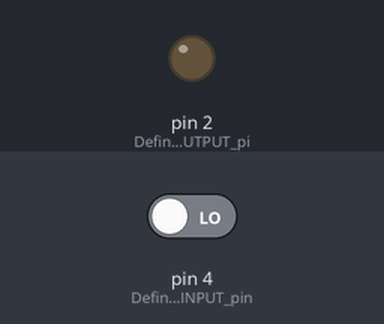
A sketch run on a simulated Arduino Uno, built with avr-gcc and run on an emulated ATmega328P. Parts: output pins drawn as LEDs (lit = HIGH). The test bench sets the inputs (shaded band); at power-on: pin 4 (Define_GPI04_as_INPUT_pin) LOW.

Above: at 1.2 s.
1.3 s: pin 4 (Define_GPI04_as_INPUT_pin) driven HIGH
At 1.8 s:
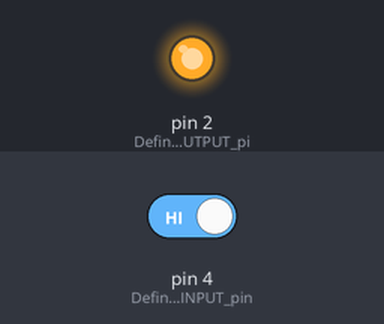
2.8 s: pin 4 (Define_GPI04_as_INPUT_pin) driven LOW
At 4.1 s:
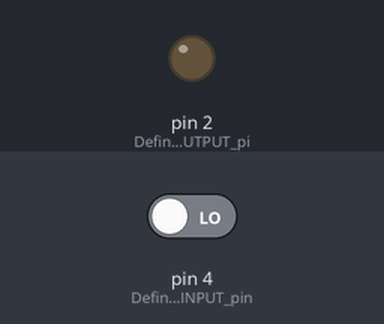
Timing chart, 0 to 5.8 s (numbered marks = the images above; inputs shaded):
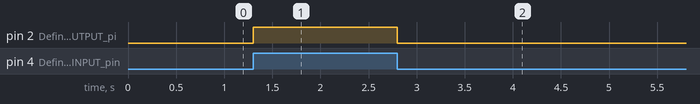

The sketch:

IOT_LEARNING_2.ino
```cpp
int sw_status; // Define Variable
void setup() {
  // put your setup code here, to run once:
  pinMode (2,OUTPUT); //Define GPI02 as OUTPUT pin
  pinMode (4,INPUT); // Define GPI04 as INPUT pin
}

void loop() {
  // put your main code here, to run repeatedly:
  sw_status = digitalRead(4);
  if(sw_status == 1) digitalWrite(2,HIGH);
  else digitalWrite (2,LOW);

}
```

Measured:
- after the input at 1.3 s, pin 2 (Define_GPI02_as_OUTPUT_pi): LOW → HIGH at once
- after the input at 2.8 s, pin 2 (Define_GPI02_as_OUTPUT_pi): HIGH → LOW at once
